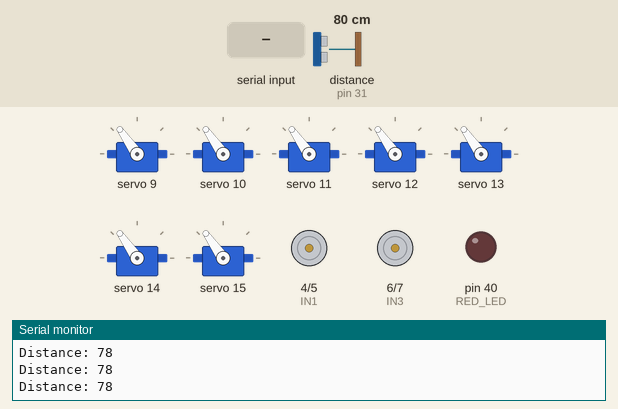
Bench run of a sketch on a simulated Arduino Mega 2560, built with avr-gcc and run on an emulated ATmega2560. Parts: 7 × servo, motor-driver pin pairs drawn as motors (green arrow = first pin HIGH = forward, orange = second pin HIGH = backward, longer = more drive), output pins drawn as LEDs (lit = HIGH), the last lines printed to the serial monitor. Wiring (inferred from the names in the program): ultrasonic range finder: trigger pin 30; echo pin 31. The inputs (shaded band) are chosen by the test bench; at power-on: distance to the obstacle (sensor on pin 31) 80 cm. The echo pulse lasts 58.3 µs per cm; pins used as bus, display or sensor lines are not drawn.

Above: at 1.2 s.
1.3 s: "F90\n" received over the second serial link
At 2.5 s:
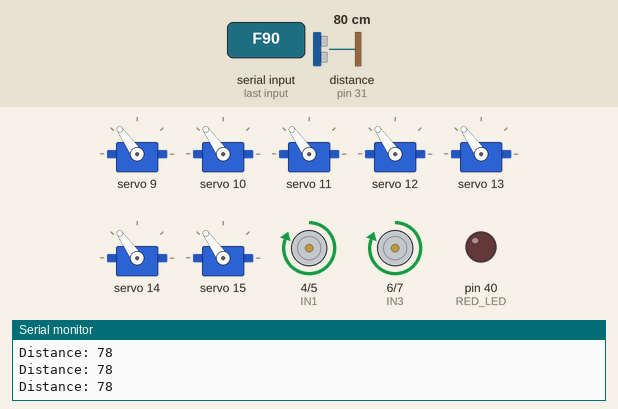
2.8 s: distance to the obstacle (sensor on pin 31) set to 33 cm
5.8 s: distance to the obstacle (sensor on pin 31) set to 28 cm
At 5.98 s:
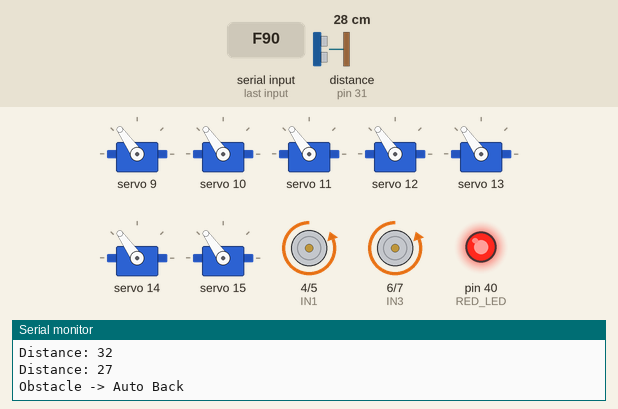
7.6 s: "L90\n" received over the second serial link
At 8.3 s:
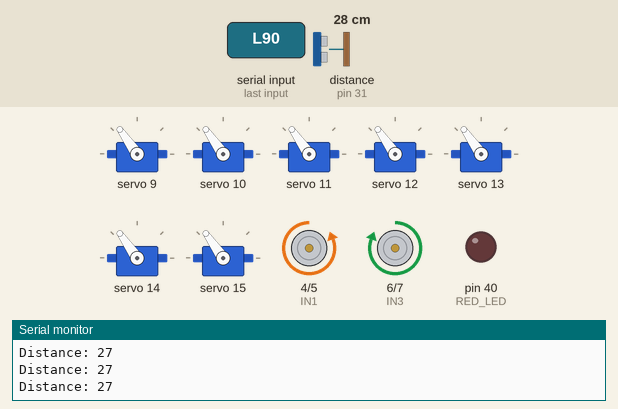
9.1 s: "R90\n" received over the second serial link
At 10.3 s:
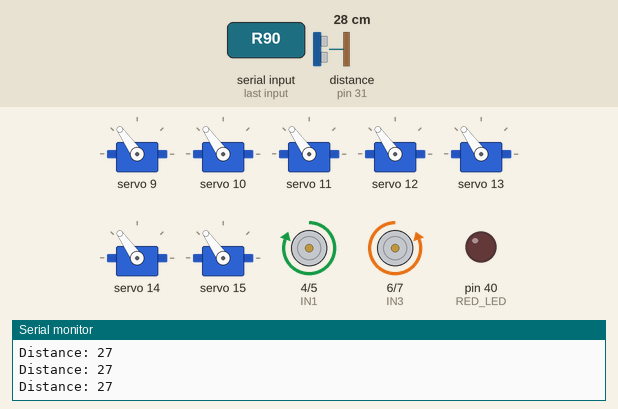
10.6 s: "F,45\n" received over the second serial link
At 12.0 s:
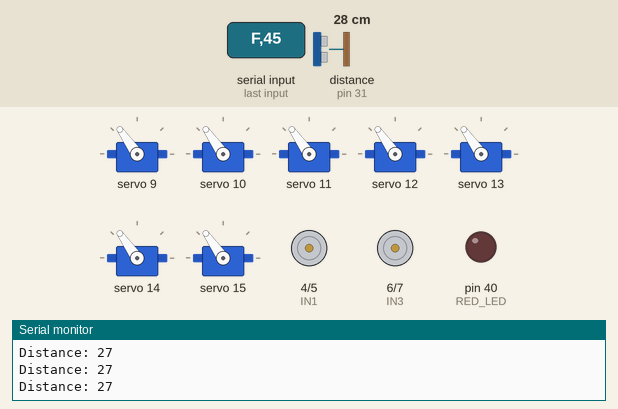
Timing chart, 0 to 13.1 s (numbered marks = the images above; inputs shaded):
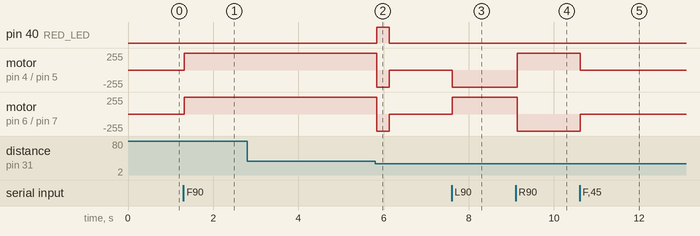

The sketch:

Rover_Main.ino
```cpp
#include <Wire.h>
#include <Adafruit_PWMServoDriver.h>

#define BT Serial1

// Motor pins
#define IN1 4
#define IN2 5
#define IN3 6
#define IN4 7

// LED
#define RED_LED 40

// Ultrasonic
#define TRIG_PIN 30
#define ECHO_PIN 31
#define OBSTACLE_DISTANCE 30

Adafruit_PWMServoDriver pwm = Adafruit_PWMServoDriver();

#define SERVOMIN 150
#define SERVOMAX 600

// ===== Servo Channels =====
#define SERVO_1 15    // A
#define SERVO_2 14    // C
#define SERVO_3 13    // C (mirror)
#define SERVO_4 12    // D
#define SERVO_5 11    // E
#define SERVO_6 10    // G
#define SERVO_7 9     // H

// Servo motion arrays
int currentAngle[16];
int targetAngle[16];

// Motion state
char currentMotion = 'S';

// ================= SETUP =================
void setup() {
  Serial.begin(9600);
  BT.begin(9600);

  pinMode(IN1, OUTPUT);
  pinMode(IN2, OUTPUT);
  pinMode(IN3, OUTPUT);
  pinMode(IN4, OUTPUT);

  pinMode(RED_LED, OUTPUT);
  digitalWrite(RED_LED, LOW);

  pinMode(TRIG_PIN, OUTPUT);
  pinMode(ECHO_PIN, INPUT);

  pwm.begin();
  pwm.setPWMFreq(50);

  // Initialize servos
  for (int i = 0; i < 16; i++) {
    currentAngle[i] = 90;
    targetAngle[i] = 90;
  }

  Serial.println("System Ready");
}

// ================= MOTOR =================
void stopMotors() {
  digitalWrite(IN1, LOW); digitalWrite(IN2, LOW);
  digitalWrite(IN3, LOW); digitalWrite(IN4, LOW);
  digitalWrite(RED_LED, LOW);
}

void forward() {
  digitalWrite(IN1, HIGH); digitalWrite(IN2, LOW);
  digitalWrite(IN3, HIGH); digitalWrite(IN4, LOW);
  digitalWrite(RED_LED, LOW);
}

void backward() {
  digitalWrite(IN1, LOW); digitalWrite(IN2, HIGH);
  digitalWrite(IN3, LOW); digitalWrite(IN4, HIGH);
  digitalWrite(RED_LED, HIGH);
}

void left() {
  digitalWrite(IN1, LOW); digitalWrite(IN2, HIGH);
  digitalWrite(IN3, HIGH); digitalWrite(IN4, LOW);
  digitalWrite(RED_LED, LOW);
}

void right() {
  digitalWrite(IN1, HIGH); digitalWrite(IN2, LOW);
  digitalWrite(IN3, LOW); digitalWrite(IN4, HIGH);
  digitalWrite(RED_LED, LOW);
}

// ================= ULTRASONIC =================
long getDistanceRaw() {
  digitalWrite(TRIG_PIN, LOW);
  delayMicroseconds(2);

  digitalWrite(TRIG_PIN, HIGH);
  delayMicroseconds(10);
  digitalWrite(TRIG_PIN, LOW);

  long duration = pulseIn(ECHO_PIN, HIGH, 30000);
  if (duration == 0) return 0;

  return duration * 0.034 / 2;
}

long getStableDistance() {
  long d1 = getDistanceRaw();
  delay(10);
  long d2 = getDistanceRaw();
  delay(10);
  long d3 = getDistanceRaw();

  if (d1 == 0) d1 = d2;
  if (d2 == 0) d2 = d3;
  if (d3 == 0) d3 = d2;

  return (d1 + d2 + d3) / 3;
}

// ================= SERVO =================
int angleToPWM(int angle) {
  return map(angle, 0, 180, SERVOMIN, SERVOMAX);
}

// ================= PARSER =================
String input = "";

void loop() {

  long distance = getStableDistance();
  bool obstacleAhead = (distance > 0 && distance < OBSTACLE_DISTANCE);

  Serial.print("Distance: ");
  Serial.println(distance);

  // ===== CONTINUOUS SAFETY =====
  if (currentMotion == 'F' && obstacleAhead) {
    Serial.println("Obstacle -> Auto Back");

    backward();
    delay(300);
    stopMotors();
    currentMotion = 'S';
  }

  // ===== BLUETOOTH INPUT =====
  while (BT.available()) {
    char c = BT.read();

    if (c == 'F') {
      if (!obstacleAhead) {
        forward();
        currentMotion = 'F';
      } else {
        stopMotors();
        currentMotion = 'S';
      }
    }

    else if (c == 'B') {
      backward();
      currentMotion = 'B';
    }

    else if (c == 'L') {
      left();
      currentMotion = 'L';
    }

    else if (c == 'R') {
      right();
      currentMotion = 'R';
    }

    else if (c == 'S') {
      stopMotors();
      currentMotion = 'S';
    }

    else if (c >= 'a' && c <= 'z') {
      stopMotors();
      currentMotion = 'S';
    }

    // ===== SLIDERS =====
    else {
      input += c;

      if (input.length() >= 3) {
        char startChar = input.charAt(0);
        char endChar = input.charAt(input.length() - 1);

        if (startChar == endChar) {

          int value = input.substring(1, input.length() - 1).toInt();

          switch (startChar) {
            case 'A': targetAngle[SERVO_1] = value; break;

            case 'C':
              targetAngle[SERVO_2] = value;
              targetAngle[SERVO_3] = 180 - value;
              break;

            case 'D': targetAngle[SERVO_4] = value; break;
            case 'E': targetAngle[SERVO_5] = value; break;
            case 'G': targetAngle[SERVO_6] = value; break;
            case 'H': targetAngle[SERVO_7] = value; break;
          }

          input = "";
        }
      }
    }
  }

  // ===== SMOOTH SERVO UPDATE =====
  for (int ch = 9; ch <= 15; ch++) {

    if (currentAngle[ch] < targetAngle[ch]) {
      currentAngle[ch] += 1;
    }
    else if (currentAngle[ch] > targetAngle[ch]) {
      currentAngle[ch] -= 1;
    }

    pwm.setPWM(ch, 0, angleToPWM(currentAngle[ch]));
  }

  delay(10); // smoothness control
}
```

Measured:
- the behaviour switches between 31 and 30 cm on distance to the obstacle (sensor on pin 31) (found by bisection; images 1 and 2)
- after the input at 1.3 s, motor on pin 4 (IN1) / pin 5 (IN2), motor on pin 6 (IN3) / pin 7 (IN4): stopped → forward 255/255 at once
- after the input at 5.8 s, pin 40 (RED_LED): LOW → HIGH at once, → LOW 0.30 s later; motor on pin 4 (IN1) / pin 5 (IN2), motor on pin 6 (IN3) / pin 7 (IN4): forward 255/255 → backward 255/255 at once, → stopped 0.30 s later
- after the input at 7.6 s, motor on pin 4 (IN1) / pin 5 (IN2): stopped → backward 255/255 at once; motor on pin 6 (IN3) / pin 7 (IN4): stopped → forward 255/255 at once
- after the input at 9.1 s, motor on pin 4 (IN1) / pin 5 (IN2): backward 255/255 → forward 255/255 at once; motor on pin 6 (IN3) / pin 7 (IN4): forward 255/255 → backward 255/255 at once
- after the input at 10.6 s, motor on pin 4 (IN1) / pin 5 (IN2): forward 255/255 → stopped at once; motor on pin 6 (IN3) / pin 7 (IN4): backward 255/255 → stopped at once
